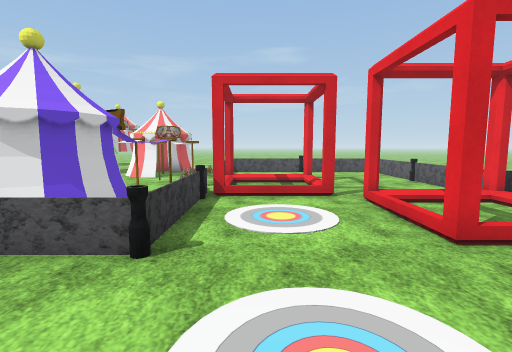
View 1 (above)

16 first-person views from a walk through a Unity game level. The camera is 1.4 m above the floor, tilts 6° down and sees 85° across. The floor is counted in squares, 1 m on a side. Each view is taken from the middle of a square. On the plan, view 1 faces up. The plan holds only what a view shows up to about 14 squares ahead; the rest is blank. The place goes on beyond the plan. The terrain is drawn as flat ground. Some surface patterns are stand-ins.

View 2
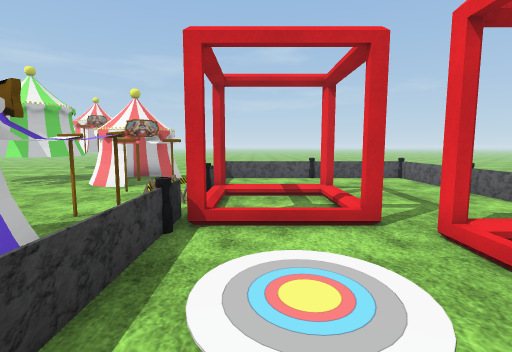

View 3
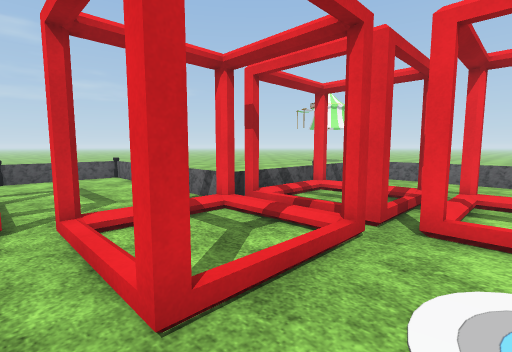

View 4
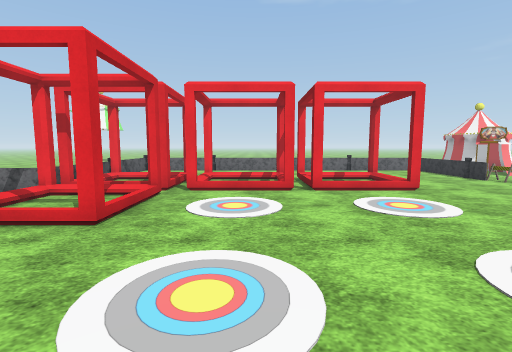

View 5
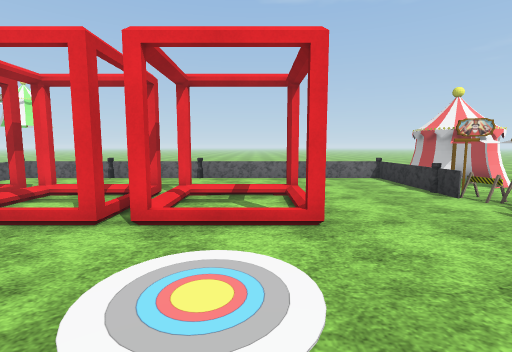

View 6
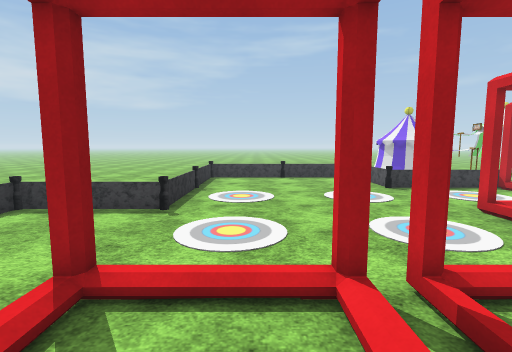

View 7
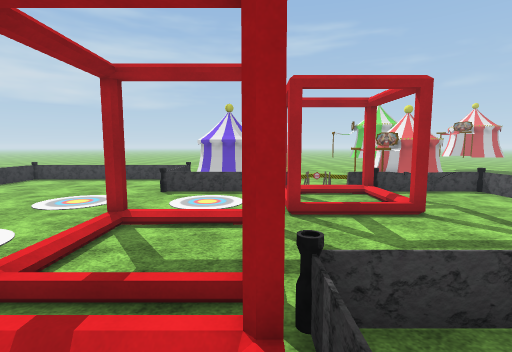

View 8
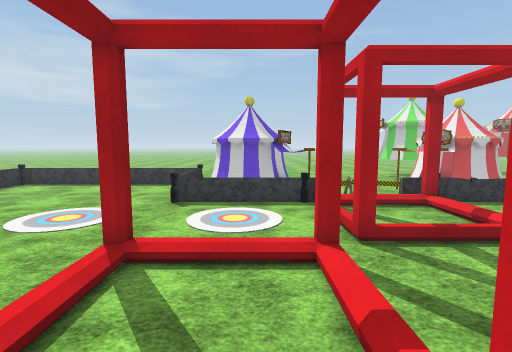

View 9
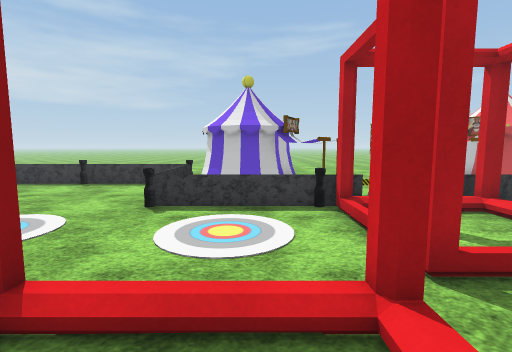

View 10
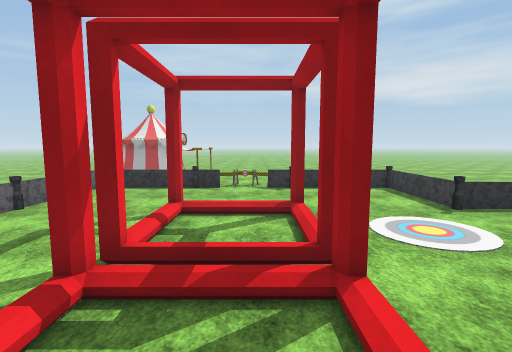

View 11
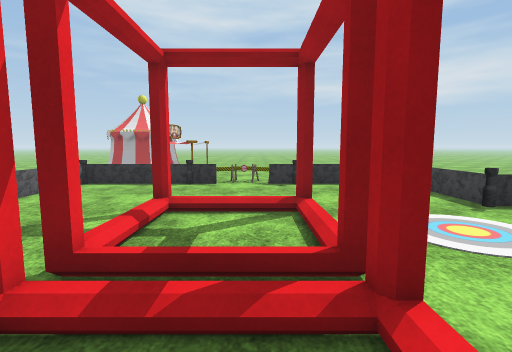

View 12
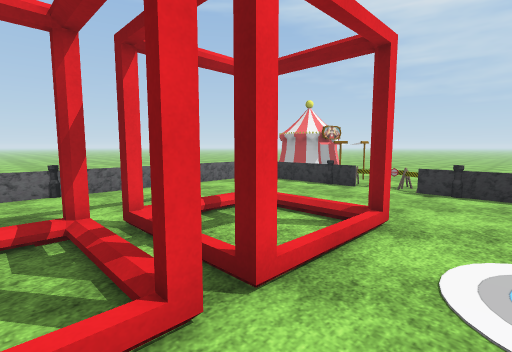

View 13
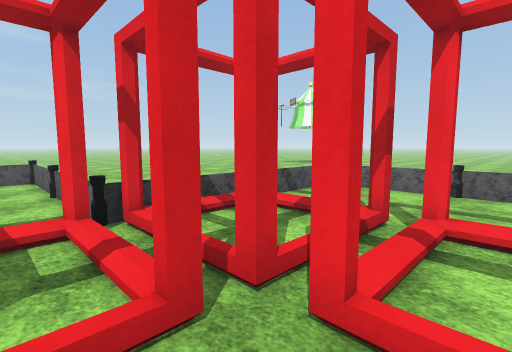

View 14
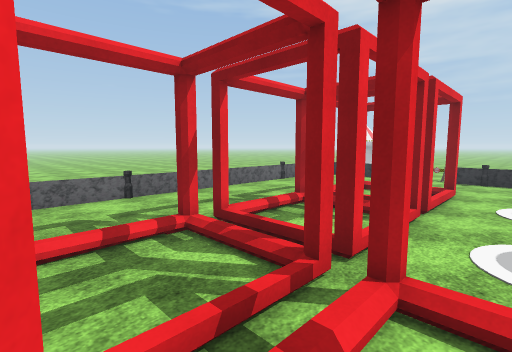

View 15
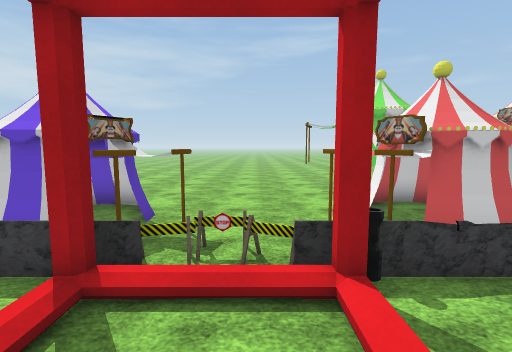

View 16
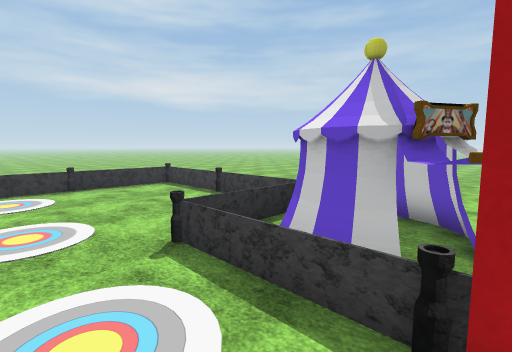

### Floor plan
Key: @ floor where view 1 was taken; # wall or solid block; . floor; / step, stairs or slope; = window, fence, low wall or low ledge; T tent; B barrier; O other object.
Columns run from 8 left of view 1 to 15 right of it. Each row starts with its distance up from view 1.
 16 T TTT OO==OO==OO ..
 15 T.T.TTO........# ..
 14 T.T.TT=........= ..
 13 T.TTTT=........=
 12  ...TTO.......OO
 11  .....OOOOO....O
 10  .....BO../....=
  9  ...T.BO../....=
  8  ...TTTO//O....#==OO==
  7  .TTTTO....O//OO//O....#
  6  .T..T=....O..//..O....=
  5   TTTT=....O..//..O....=
  4   OTT=O....OOOOO//O...OO
  3   O............O//O....O
  2   =............O..O....=
  1   =............O..O....=
  0   O.....@......O//O...OO
 -1   O............O//O....O
 -2   =............O../....=
 -3   =............O../....=
 -4   O....O...O...OOOO...OO
 -5   O#==OO==#............O
 -6           =............=
 -7           =............=
 -8           O....O...O...#
 -9           O# =OOBBOT=T#O
-10                 ...TTTT
-11                   TTT T

Where each view was taken, in squares from view 1:
view 1: 0 up, 0 right, facing up
view 2: 3 up, 0 right, facing up
view 3: 2 up, 2 right, facing up-right
view 4: 1 up, 2 left, facing right
view 5: 3 down, 2 right, facing right
view 6: 2 down, 10 right, facing left
view 7: 7 up, 9 right, facing left
view 8: 6 up, 7 right, facing left
view 9: 6 up, 5 right, facing left
view 10: 3 up, 8 right, facing down
view 11: 2 up, 8 right, facing down
view 12: 1 up, 5 right, facing down-right
view 13: 2 up, 5 right, facing up-right
view 14: 7 up, 5 right, facing down-right
view 15: 10 up, 2 right, facing left
view 16: 8 up, 1 right, facing down-left
